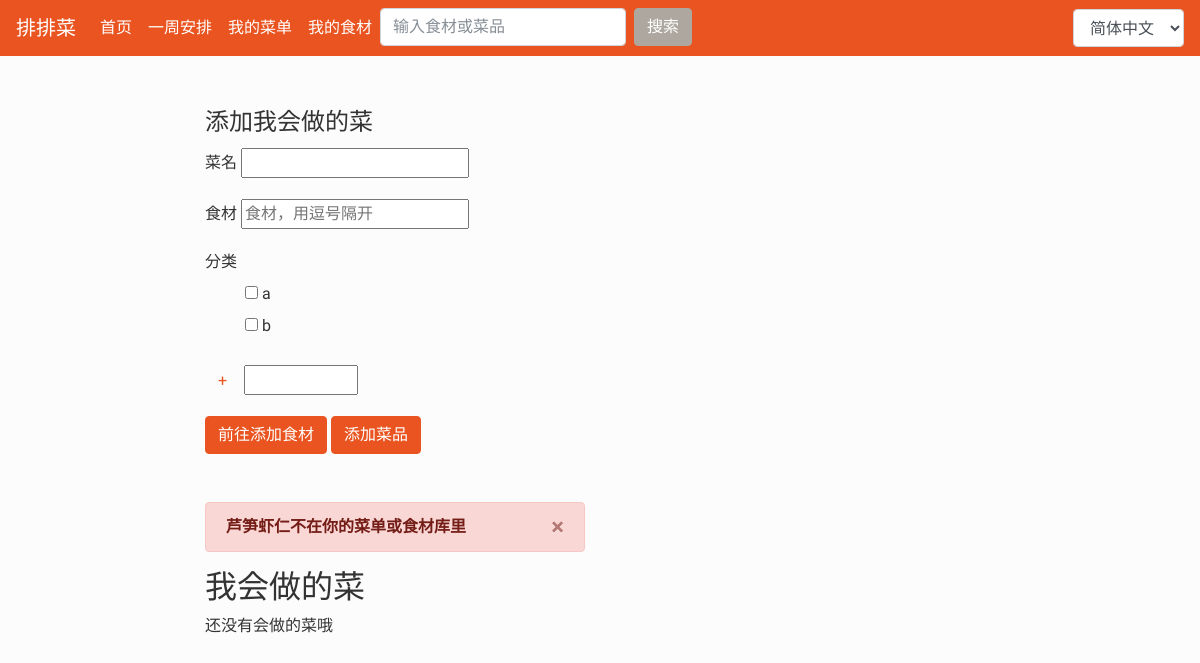
The app's page /detail/芦笋虾仁 (signed in), older data.
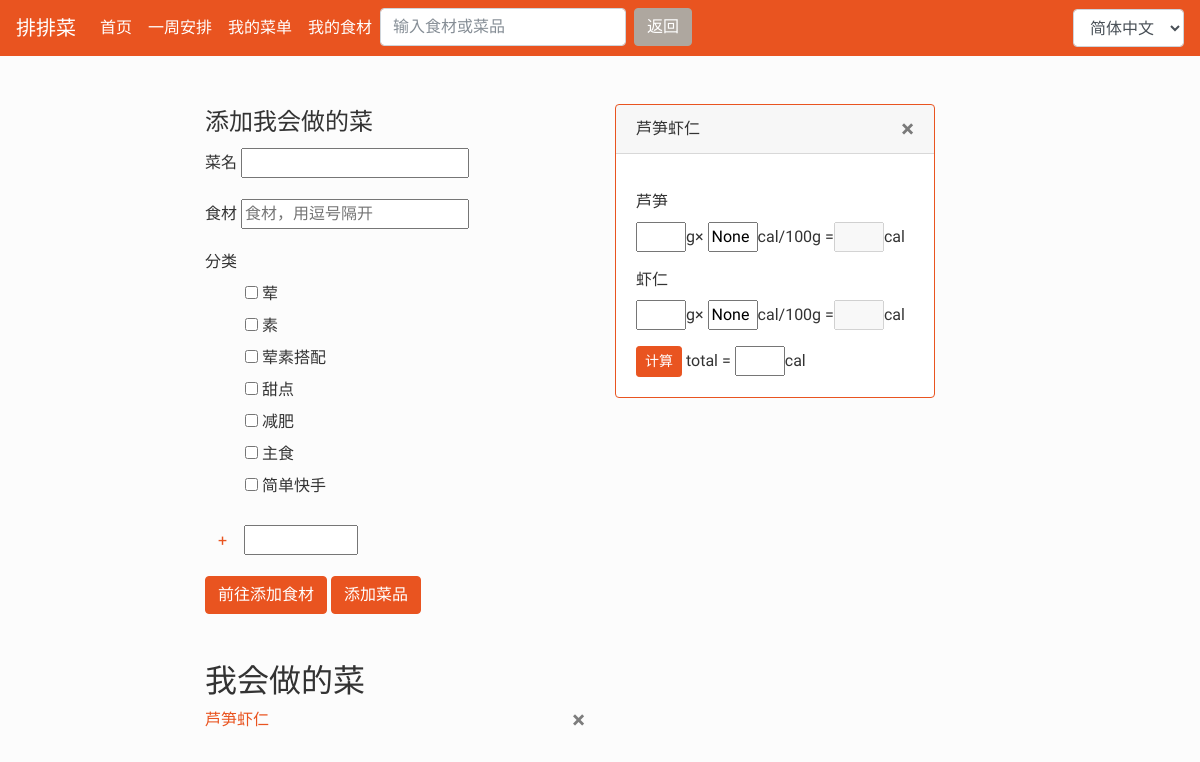
The same page, newer data.
### AutoGener/models.py (models this page shows, shortened)
class CanDo(models.Model):
    userid = models.IntegerField()
    name = models.CharField(max_length=100)
    type = models.ManyToManyField(DishType)
    ingre = models.ManyToManyField(CanGet, blank=True)

class CanGet(models.Model):
    userid = models.IntegerField()
    name = models.CharField(max_length=10)
    cal = models.PositiveIntegerField(blank=True, null=True)

### AutoGener/views.py (the view)
# urls.py: path('detail/<name>', views.get_dish_detail, name='dish_detail'),
@login_required
def get_dish_detail(request, name, search=False):
    form = DishForm(user=request.user)
    message = ''
    canDolist = CanDo.objects.filter(userid=request.user.id)
    cangetlist = CanGet.objects.filter(userid=request.user.id)
    realted_dish = []
    ingre_list = []
    dish = CanDo()
    try:
        dish = canDolist.get(name=name)
        if dish not in show_dishes:
            show_dishes.append(dish)
        realted_dish = [dish]
        ingre_list = dish.ingre.all()
        for ingre in ingre_list:
            realted_dish += ingre.cando_set.filter(~Q(name=name)).all()
    except ObjectDoesNotExist:
        try:
            ingre = cangetlist.get(name=name)
            realted_dish = ingre.cando_set.all()
        except ObjectDoesNotExist:
            message = "%s不在你的菜单或食材库里" % name
    if not search:
        context = {'canDolist': realted_dish, 'form': form, 'message': message, 'ingre_list': ingre_list, 'dish': dish,
                'show_dishes': show_dishes}
    else:
        context = {'canDolist': realted_dish, 'form': form, 'message': message, 'ingre_list': ingre_list, 'dish': dish,
                   'show_dishes': show_dishes}
    return render(request, 'AutoGener/dishform.html', context)

### AutoGener/forms.py
class DishForm(forms.ModelForm):
    name = forms.CharField(max_length=10)
    def __init__(self, *args, **kwargs):
        self.user = kwargs.pop('user')
        super(DishForm, self).__init__(*args, **kwargs)
        self.fields['type'] = forms.ModelMultipleChoiceField(
                widget=forms.CheckboxSelectMultiple, queryset=DishType.objects.filter(userid=self.user.id))
    class Meta:
        model = CanDo
        fields = ['name', 'type']

### AutoGener/models.py (called while the page is built)
    def __str__(self):
        return self.name

### templates/AutoGener/dishform.html (shortened to what this page needs)
{% extends 'base.html' %}
{% load i18n %}
{% block main %}
<div>
<form action="/dish/" method="post">
  <fieldset>
    <legend>{% trans "添加我会做的菜" %}</legend>
    <div class="form-group">
      <label for="exampleInputPassword1">{% trans "菜名" %}</label>
      {{ form.name }}
    </div>
    <div class="form-group">
      <label for="exampleInputEmail1">{% trans "食材" %}</label>
      <form role="search" method="post" id="searchform" action="">
        <input type="text" name="dish_ingredient" placeholder="食材，用逗号隔开">
      </form>
    </div>
    <div class="form-group" id="type_list">
      <label for="exampleInputPassword1">{% trans "分类" %}</label>
      {{ form.type }}
      <form method="get" action="addtype/">
        <button type="submit" class="btn btn-link">+</button>
        <input type="text" name="new_type" style="width: 30%">
      </form>
    </div>
    <a class="btn btn-primary" target="_blank" href="{% url 'AutoGener:ingredient' %}" >{% trans "前往添加食材" %}</a>
    <button type="submit" class="btn btn-primary">{% trans "添加菜品" %}</button>
  </fieldset>
</form>
</div>
<br>
<br>
<div id="alertBlock">
  {% if message %}
  <div class="alert alert-dismissible alert-danger">
    <button type="button" class="close" data-dismiss="alert" id="closeButton">&times;</button>
    <strong>{{ message }}</strong>
  </div>
  {% endif %}
</div>
<div >
  <h2>{% trans "我会做的菜" %}</h2>
  {% for dish in canDolist %}
    <p> <a href="{% url 'AutoGener:dish_detail' dish.name%}">{{ dish.name }}</a>
    <a class="close" href="{% url 'AutoGener:dish_delete' dish.name %}" >&times;</a>
    </p>
  {% empty %}
    <div><p>{% trans "还没有会做的菜哦" %}</p></div>
  {% endfor %}
    </div>
{% endblock %}
{% block side %}
{% for dish in show_dishes %}
<div class="card border-primary mb-3" style="max-width: 20rem;">
  <div class="card-header">{{ dish.name }}
    <a class="close" href="{% url 'AutoGener:dish_list_remove' dish.name %}" >&times;</a>
  </div>
  <div class="card-body">
    <p class="card-text">
          {% for ingre in dish.ingre.all %}
      <div class="form-group">
          <label>{{ ingre.name }} </label>
            <form action="" method="post">
              <input id="{{ dish.name }}{{ forloop.counter }}_weight"  min="0"  style="width: 18%"/>g&times;
              <input id="{{ dish.name }}{{ forloop.counter }}_data" value="{{ ingre.cal }}" style="width: 18%">cal/100g
              =<input class="{{ dish.name }}_cal_result" id="{{ dish.name }}{{ forloop.counter }}_each" style="width: 18%" disabled=""/>cal
            </form>
      </div>
   {% endfor %}
  <button id="{{ dish.name }}" onClick="reply_click(this.id)" class="btn btn-primary btn-sm">{% trans "计算" %}</button>
  total = <input id="{{ dish.name }}_cal" style="width: 18%" />cal
  </div>
</div>
{% endfor %}
{% endblock%}

Row changes from the older to the newer data that the page shows:
added CanDo: name "芦笋虾仁"
added CanGet: name "芦笋", cal "None"
added CanGet: name "虾仁", cal "None"
Text that changed along with them:
form field type: "☐ ☐" → "☐ ☐ ☐ ☐ ☐ ☐ ☐"
{{ message }}: "芦笋虾仁不在你的菜单或食材库里" → (not shown)
text no longer shown: "a b 搜索 × 还没有会做的菜哦"
text now shown: "返回 荤 素 荤素搭配 甜点 减肥 主食 简单快手"
